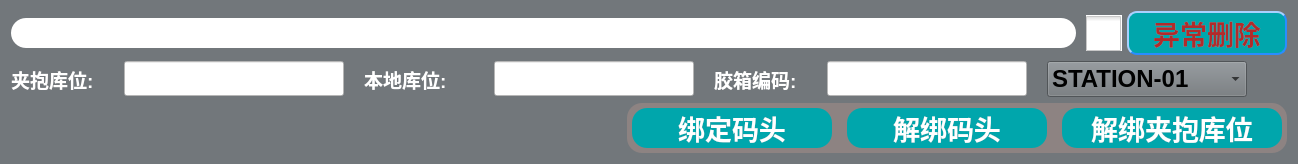
            <widget class="QWidget" name="widget" native="true">
             <property name="minimumSize">
              <size>
               <width>0</width>
               <height>160</height>
              </size>
             </property>
             <property name="styleSheet">
              <string notr="true">background-color: rgb(114, 119, 123);
</string>
             </property>
             <layout class="QGridLayout" name="gridLayout_6">
              <item row="0" column="0">
               <layout class="QVBoxLayout" name="verticalLayout">
                <item>
                 <layout class="QHBoxLayout" name="horizontalLayout_6" stretch="10,1">
                  <property name="spacing">
                   <number>10</number>
                  </property>
                  <item>
                   <widget class="QLineEdit" name="lineEdit_table">
                    <property name="sizePolicy">
                     <sizepolicy hsizetype="Preferred" vsizetype="Preferred">
                      <horstretch>0</horstretch>
                      <verstretch>0</verstretch>
                     </sizepolicy>
                    </property>
                    <property name="minimumSize">
                     <size>
                      <width>0</width>
                      <height>30</height>
                     </size>
                    </property>
                    <property name="maximumSize">
                     <size>
                      <width>16777215</width>
                      <height>30</height>
                     </size>
                    </property>
                    <property name="font">
                     <font>
                      <pointsize>12</pointsize>
                      <weight>50</weight>
                      <bold>false</bold>
                     </font>
                    </property>
                    <property name="styleSheet">
                     <string notr="true">background-color: rgb(255, 255, 255);
color: rgb(33, 33, 33);
border-radius:15px</string>
                    </property>
                   </widget>
                  </item>
                  <item>
                   <layout class="QHBoxLayout" name="horizontalLayout_2" stretch="1,1">
                    <property name="spacing">
                     <number>5</number>
                    </property>
                    <property name="rightMargin">
                     <number>0</number>
                    </property>
                    <item>
                     <widget class="QCheckBox" name="checkBox_Edite">
                      <property name="sizePolicy">
                       <sizepolicy hsizetype="Preferred" vsizetype="Preferred">
                        <horstretch>0</horstretch>
                        <verstretch>0</verstretch>
                       </sizepolicy>
                      </property>
                      <property name="maximumSize">
                       <size>
                        <width>36</width>
                        <height>36</height>
                       </size>
                      </property>
                      <property name="font">
                       <font>
                        <pointsize>16</pointsize>
                       </font>
                      </property>
                      <property name="styleSheet">
                       <string notr="true">QCheckBox{
	Color:white;
	background-color: rgb(255, 255, 255);
}
QCheckBox::indicator {
    width: 35px;
    height: 35px;
}QCheckBox::indicator:unchecked {
    image: url(:/image/unchecked.png);
}
QCheckBox::indicator:checked {
    image: url(:/image/checked.png);
}</string>
                      </property>
                      <property name="text">
                       <string/>
                      </property>
                     </widget>
                    </item>
                    <item>
                     <widget class="QPushButton" name="Delete_Button">
                      <property name="sizePolicy">
                       <sizepolicy hsizetype="Preferred" vsizetype="Preferred">
                        <horstretch>0</horstretch>
                        <verstretch>0</verstretch>
                       </sizepolicy>
                      </property>
                      <property name="minimumSize">
                       <size>
                        <width>160</width>
                        <height>35</height>
                       </size>
                      </property>
                      <property name="maximumSize">
                       <size>
                        <width>160</width>
                        <height>45</height>
                       </size>
                      </property>
                      <property name="font">
                       <font>
                        <pointsize>20</pointsize>
                        <weight>75</weight>
                        <bold>true</bold>
                       </font>
                      </property>
                      <property name="styleSheet">
                       <string notr="true">QPushButton {
	background-color: #00a6ac; /* 背景颜色 */ 
	border: 2px solid #298DFF; /* QPushButton边框的宽度、样式和颜色 */
	border-radius: 10px; /* 边框圆角 */
	border-style: outset;/*边框凸起显示*/
	color: #b12b2b; /* 文本颜色 */
}
 
QPushButton:hover {	/* 鼠标悬浮在QPushButton上时的状态 */
	background-color: #298DFF;
	color: #F2F2F2;
}
 
QPushButton:checked { /* QPushButton可选中时的状态 */
	border: 1px solid #FF5242;
	background-color: #F2F2F2;
	color: #FF5242;
}
 
QPushButton:pressed { /* 鼠标按压在QPushButton上时的状态 */
	background-color: #55ff7f;
}
 
QPushButton:checked:pressed { /* QPushButton处于可选中且鼠标按压在QPushButton上时的状态 */
	background-color: #F2F2F2;
}
 
QPushButton:disabled { /* QPushButton禁用时的状态 */
	border: 1px solid #CDCDCD;
	background-color: #CDCDCD;
	color: #B4B4B4;
}
</string>
                      </property>
                      <property name="text">
                       <string>异常删除</string>
                      </property>
                     </widget>
                    </item>
                   </layout>
                  </item>
                 </layout>
                </item>
                <item>
                 <layout class="QHBoxLayout" name="horizontalLayout_3" stretch="1,1,1,1,10">
                  <property name="spacing">
                   <number>20</number>
                  </property>
                  <item>
                   <layout class="QHBoxLayout" name="horizontalLayout_82" stretch="1,10">
                    <property name="spacing">
                     <number>3</number>
                    </property>
                    <item>
                     <widget class="QLabel" name="Tolll_9">
                      <property name="minimumSize">
                       <size>
                        <width>110</width>
                        <height>0</height>
                       </size>
                      </property>
                      <property name="font">
                       <font>
                        <pointsize>14</pointsize>
                        <weight>75</weight>
                        <bold>true</bold>
                       </font>
                      </property>
                      <property name="styleSheet">
                       <string notr="true">color:#ffffff;</string>
                      </property>
                      <property name="text">
                       <string>夹抱库位:</string>
                      </property>
                     </widget>
                    </item>
                    <item>
                     <widget class="QLineEdit" name="shelfBindesc_e">
                      <property name="sizePolicy">
                       <sizepolicy hsizetype="Expanding" vsizetype="Preferred">
                        <horstretch>0</horstretch>
                        <verstretch>0</verstretch>
                       </sizepolicy>
                      </property>
                      <property name="minimumSize">
                       <size>
                        <width>220</width>
                        <height>30</height>
                       </size>
                      </property>
                      <property name="maximumSize">
                       <size>
                        <width>16777215</width>
                        <height>35</height>
                       </size>
                      </property>
                      <property name="font">
                       <font>
                        <pointsize>14</pointsize>
                        <weight>50</weight>
                        <bold>false</bold>
                       </font>
                      </property>
                      <property name="styleSheet">
                       <string notr="true">color: rgb(45, 45, 45);
background-color: rgb(255, 255, 255);</string>
                      </property>
                      <property name="text">
                       <string/>
                      </property>
                      <property name="placeholderText">
                       <string/>
                      </property>
                     </widget>
                    </item>
                   </layout>
                  </item>
                  <item>
                   <layout class="QHBoxLayout" name="horizontalLayout_83" stretch="1,10">
                    <item>
                     <widget class="QLabel" name="Tolll_10">
                      <property name="minimumSize">
                       <size>
                        <width>110</width>
                        <height>0</height>
                       </size>
                      </property>
                      <property name="font">
                       <font>
                        <pointsize>14</pointsize>
                        <weight>75</weight>
                        <bold>true</bold>
                       </font>
                      </property>
                      <property name="styleSheet">
                       <string notr="true">color:#ffffff;</string>
                      </property>
                      <property name="text">
                       <string>本地库位:</string>
                      </property>
                     </widget>
                    </item>
                    <item>
                     <widget class="QLineEdit" name="shelfBindesc">
                      <property name="sizePolicy">
                       <sizepolicy hsizetype="Expanding" vsizetype="Preferred">
                        <horstretch>0</horstretch>
                        <verstretch>0</verstretch>
                       </sizepolicy>
                      </property>
                      <property name="minimumSize">
                       <size>
                        <width>200</width>
                        <height>30</height>
                       </size>
                      </property>
                      <property name="maximumSize">
                       <size>
                        <width>16777215</width>
                        <height>35</height>
                       </size>
                      </property>
                      <property name="font">
                       <font>
                        <pointsize>14</pointsize>
                        <weight>50</weight>
                        <bold>false</bold>
                       </font>
                      </property>
                      <property name="styleSheet">
                       <string notr="true">color: rgb(45, 45, 45);
background-color: rgb(255, 255, 255);</string>
                      </property>
                      <property name="text">
                       <string/>
                      </property>
                      <property name="placeholderText">
                       <string/>
                      </property>
                     </widget>
                    </item>
                   </layout>
                  </item>
                  <item>
                   <layout class="QHBoxLayout" name="horizontalLayout_86" stretch="1,10">
                    <property name="spacing">
                     <number>3</number>
                    </property>
                    <item>
                     <widget class="QLabel" name="label_48">
                      <property name="minimumSize">
                       <size>
                        <width>110</width>
                        <height>0</height>
                       </size>
                      </property>
                      <property name="font">
                       <font>
                        <pointsize>14</pointsize>
                        <weight>75</weight>
                        <bold>true</bold>
                       </font>
                      </property>
                      <property name="styleSheet">
                       <string notr="true">color:#ffffff;</string>
                      </property>
                      <property name="text">
                       <string>胶箱编码:</string>
                      </property>
                     </widget>
                    </item>
                    <item>
                     <widget class="QLineEdit" name="containerCode">
                      <property name="sizePolicy">
                       <sizepolicy hsizetype="Expanding" vsizetype="Preferred">
                        <horstretch>0</horstretch>
                        <verstretch>0</verstretch>
                       </sizepolicy>
                      </property>
                      <property name="minimumSize">
                       <size>
                        <width>200</width>
                        <height>30</height>
                       </size>
                      </property>
                      <property name="maximumSize">
                       <size>
                        <width>16777215</width>
                        <height>35</height>
                       </size>
                      </property>
                      <property name="font">
                       <font>
                        <pointsize>14</pointsize>
                        <weight>50</weight>
                        <bold>false</bold>
                       </font>
                      </property>
                      <property name="styleSheet">
                       <string notr="true">color: rgb(45, 45, 45);
background-color: rgb(255, 255, 255);</string>
                      </property>
                      <property name="text">
                       <string/>
                      </property>
                      <property name="placeholderText">
                       <string/>
                      </property>
                     </widget>
                    </item>
                   </layout>
                  </item>
                  <item>
                   <widget class="QComboBox" name="bundleBox">
                    <property name="sizePolicy">
                     <sizepolicy hsizetype="Preferred" vsizetype="Preferred">
                      <horstretch>0</horstretch>
                      <verstretch>0</verstretch>
                     </sizepolicy>
                    </property>
                    <property name="minimumSize">
                     <size>
                      <width>200</width>
                      <height>35</height>
                     </size>
                    </property>
                    <property name="maximumSize">
                     <size>
                      <width>16777215</width>
                      <height>40</height>
                     </size>
                    </property>
                    <property name="font">
                     <font>
                      <pointsize>18</pointsize>
                      <weight>75</weight>
                      <bold>true</bold>
                     </font>
                    </property>
                    <property name="styleSheet">
                     <string notr="true">color:#000000;
background-color: rgb(0, 166, 172);
QComboBox::drop-down {
    subcontrol-position: top right;
    width: 30px;
    border-left-width: 1px;
    border-left-style: solid; 
	border-left-color: gray;
    border-top-right-radius: 3px;
    border-bottom-right-radius: 3px;
}</string>
                    </property>
                    <item>
                     <property name="text">
                      <string>STATION-01</string>
                     </property>
                    </item>
                    <item>
                     <property name="text">
                      <string>STATION-02</string>
                     </property>
                    </item>
                    <item>
                     <property name="text">
                      <string>STATION-03</string>
                     </property>
                    </item>
                    <item>
                     <property name="text">
                      <string>STATION-04</string>
                     </property>
                    </item>
                   </widget>
                  </item>
                  <item>
                   <spacer name="horizontalSpacer_3">
                    <property name="orientation">
                     <enum>Qt::Horizontal</enum>
                    </property>
                    <property name="sizeHint" stdset="0">
                     <size>
                      <width>40</width>
                      <height>20</height>
                     </size>
                    </property>
                   </spacer>
                  </item>
                 </layout>
                </item>
                <item>
                 <layout class="QHBoxLayout" name="horizontalLayout_5" stretch="10,1">
                  <property name="spacing">
                   <number>10</number>
                  </property>
                  <item>
                   <spacer name="horizontalSpacer">
                    <property name="orientation">
                     <enum>Qt::Horizontal</enum>
                    </property>
                    <property name="sizeHint" stdset="0">
                     <size>
                      <width>40</width>
                      <height>20</height>
                     </size>
                    </property>
                   </spacer>
                  </item>
                  <item>
                   <widget class="QWidget" name="widget_3" native="true">
                    <property name="styleSheet">
                     <string notr="true">background-color: rgb(141, 131, 130);
border-radius:15px</string>
                    </property>
                    <layout class="QGridLayout" name="gridLayout_5">
                     <property name="leftMargin">
                      <number>5</number>
                     </property>
                     <property name="topMargin">
                      <number>5</number>
                     </property>
                     <property name="rightMargin">
                      <number>5</number>
                     </property>
                     <property name="bottomMargin">
                      <number>5</number>
                     </property>
                     <item row="0" column="0">
                      <layout class="QHBoxLayout" name="horizontalLayout" stretch="1,1,1">
                       <property name="spacing">
                        <number>15</number>
                       </property>
                       <item>
                        <widget class="QPushButton" name="rebundle">
                         <property name="sizePolicy">
                          <sizepolicy hsizetype="Preferred" vsizetype="Preferred">
                           <horstretch>0</horstretch>
                           <verstretch>0</verstretch>
                          </sizepolicy>
                         </property>
                         <property name="minimumSize">
                          <size>
                           <width>200</width>
                           <height>35</height>
                          </size>
                         </property>
                         <property name="maximumSize">
                          <size>
                           <width>220</width>
                           <height>45</height>
                          </size>
                         </property>
                         <property name="font">
                          <font>
                           <pointsize>20</pointsize>
                           <weight>75</weight>
                           <bold>true</bold>
                          </font>
                         </property>
                         <property name="toolTip">
                          <string>&lt;html&gt;&lt;head/&gt;&lt;body&gt;&lt;p&gt;入库时: 当容器到位后，机器人不去取货时可先解绑，再重新绑定.&lt;/p&gt;&lt;/body&gt;&lt;/html&gt;</string>
                         </property>
                         <property name="styleSheet">
                          <string notr="true">
QPushButton {
	border: 1px solid #298DFF; /* QPushButton边框的宽度、样式和颜色 */
	border-radius:15px;border:none; /* 边框圆角 */
	background-color: #00a6ac; /* 背景颜色 */
	color: white;  
}
 
QPushButton:hover {	/* 鼠标悬浮在QPushButton上时的状态 */
	background-color: #298DFF;
	color: #F2F2F2;
	border-image: url(:/image/close2.png);
}

QPushButton:checked { /* QPushButton可选中时的状态 */
	border: 1px solid #FF5242;
	background-color: #F2F2F2;
	color: #FF5242;
}
 
QPushButton:pressed { /* 鼠标按压在QPushButton上时的状态 */
	background-color: #55ff7f;
}
 
QPushButton:checked:pressed { /* QPushButton处于可选中且鼠标按压在QPushButton上时的状态 */
	background-color: #F2F2F2;
}
 
QPushButton:disabled { /* QPushButton禁用时的状态 */
	border: 1px solid #CDCDCD;
	background-color: #CDCDCD;
	color: #B4B4B4;
}</string>
                         </property>
                         <property name="text">
                          <string>绑定码头</string>
                         </property>
                        </widget>
                       </item>
                       <item>
                        <widget class="QPushButton" name="unbundle">
                         <property name="sizePolicy">
                          <sizepolicy hsizetype="Preferred" vsizetype="Preferred">
                           <horstretch>0</horstretch>
                           <verstretch>0</verstretch>
                          </sizepolicy>
                         </property>
                         <property name="minimumSize">
                          <size>
                           <width>200</width>
                           <height>35</height>
                          </size>
                         </property>
                         <property name="maximumSize">
                          <size>
                           <width>220</width>
                           <height>45</height>
                          </size>
                         </property>
                         <property name="font">
                          <font>
                           <pointsize>20</pointsize>
                           <weight>75</weight>
                           <bold>true</bold>
                          </font>
                         </property>
                         <property name="toolTip">
                          <string>&lt;html&gt;&lt;head/&gt;&lt;body&gt;&lt;p&gt;当容器到位后，机器人不去取货时可先解绑，再重新绑定&lt;/p&gt;&lt;/body&gt;&lt;/html&gt;</string>
                         </property>
                         <property name="styleSheet">
                          <string notr="true">
QPushButton {
	border: 1px solid #298DFF; /* QPushButton边框的宽度、样式和颜色 */
	border-radius:15px;border:none; /* 边框圆角 */
	background-color: #00a6ac; /* 背景颜色 */
	color: white;  
}
 
QPushButton:hover {	/* 鼠标悬浮在QPushButton上时的状态 */
	background-color: #298DFF;
	color: #F2F2F2;
	border-image: url(:/image/close2.png);
}

QPushButton:checked { /* QPushButton可选中时的状态 */
	border: 1px solid #FF5242;
	background-color: #F2F2F2;
	color: #FF5242;
}
 
QPushButton:pressed { /* 鼠标按压在QPushButton上时的状态 */
	background-color: #55ff7f;
}
 
QPushButton:checked:pressed { /* QPushButton处于可选中且鼠标按压在QPushButton上时的状态 */
	background-color: #F2F2F2;
}
 
QPushButton:disabled { /* QPushButton禁用时的状态 */
	border: 1px solid #CDCDCD;
	background-color: #CDCDCD;
	color: #B4B4B4;
}</string>
                         </property>
                         <property name="text">
                          <string>解绑码头</string>
                         </property>
                        </widget>
                       </item>
                       <item>
                        <widget class="QPushButton" name="unbundle_ess">
                         <property name="sizePolicy">
                          <sizepolicy hsizetype="Preferred" vsizetype="Preferred">
                           <horstretch>0</horstretch>
                           <verstretch>0</verstretch>
                          </sizepolicy>
                         </property>
                         <property name="minimumSize">
                          <size>
                           <width>220</width>
                           <height>35</height>
                          </size>
                         </property>
                         <property name="maximumSize">
                          <size>
                           <width>220</width>
                           <height>45</height>
                          </size>
                         </property>
                         <property name="font">
                          <font>
                           <pointsize>20</pointsize>
                           <weight>75</weight>
                           <bold>true</bold>
                          </font>
                         </property>
                         <property name="toolTip">
                          <string>&lt;html&gt;&lt;head/&gt;&lt;body&gt;&lt;p&gt;当容器到位后，机器人不去取货时可先解绑，再重新绑定&lt;/p&gt;&lt;/body&gt;&lt;/html&gt;</string>
                         </property>
                         <property name="styleSheet">
                          <string notr="true">
QPushButton {
	border: 1px solid #298DFF; /* QPushButton边框的宽度、样式和颜色 */
	border-radius:15px;border:none; /* 边框圆角 */
	background-color: #00a6ac; /* 背景颜色 */
	color: white;  
}
 
QPushButton:hover {	/* 鼠标悬浮在QPushButton上时的状态 */
	background-color: #298DFF;
	color: #F2F2F2;
	border-image: url(:/image/close2.png);
}

QPushButton:checked { /* QPushButton可选中时的状态 */
	border: 1px solid #FF5242;
	background-color: #F2F2F2;
	color: #FF5242;
}
 
QPushButton:pressed { /* 鼠标按压在QPushButton上时的状态 */
	background-color: #55ff7f;
}
 
QPushButton:checked:pressed { /* QPushButton处于可选中且鼠标按压在QPushButton上时的状态 */
	background-color: #F2F2F2;
}
 
QPushButton:disabled { /* QPushButton禁用时的状态 */
	border: 1px solid #CDCDCD;
	background-color: #CDCDCD;
	color: #B4B4B4;
}</string>
                         </property>
                         <property name="text">
                          <string>解绑夹抱库位</string>
                         </property>
                        </widget>
                       </item>
                      </layout>
                     </item>
                    </layout>
                   </widget>
                  </item>
                 </layout>
                </item>
               </layout>
              </item>
             </layout>
            </widget>
